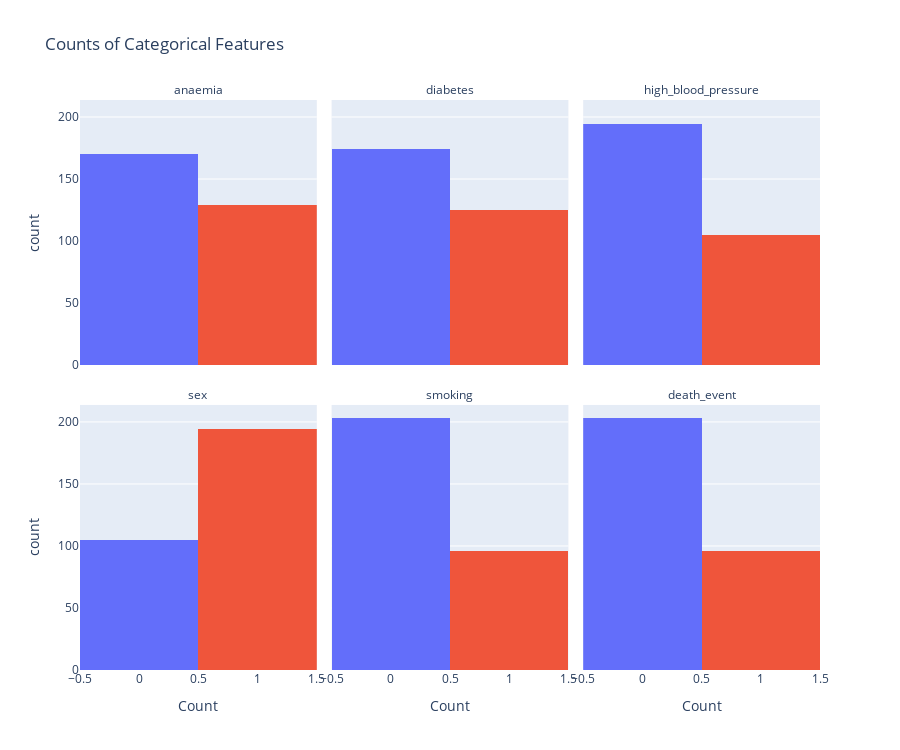

The code cell stored with this chart in its notebook:
### Markdown cell above
###  **Categorical Features**

Frequency counts for binary flags and target variable.

### Code cell
categorical_cols = ["anaemia","diabetes","high_blood_pressure","sex","smoking","death_event"]
df_cat = df[categorical_cols].melt(var_name="Feature", value_name="Count")
fig_cat = px.histogram(
    df_cat, x="Count",
    color="Count",
    facet_col="Feature", facet_col_wrap=3,
    title="Counts of Categorical Features",
    height=750
)
fig_cat.for_each_annotation(lambda ann: ann.update(text=ann.text.split("=")[-1]))
fig_cat.update_layout(showlegend=False)
fig_cat.show()

### Figure 1 — Plotly figure (JSON) as saved in the notebook; plotly's stock layout.template omitted (floating-point values rounded to 4 significant figures; data arrays with more than 128 entries replaced by an {"elided": "..."} marker saying what was removed)
{"data": [{"alignmentgroup": "True", "bingroup": "x", "hovertemplate": "Count=%{x}<br>Feature=anaemia<br>count=%{y}<extra></extra>", "legendgroup": "0", "marker": {"color": "#636efa", "pattern": {"shape": ""}}, "name": "0", "offsetgroup": "0", "orientation": "v", "showlegend": true, "type": "histogram", "x": {"elided": "170 int values"}, "xaxis": "x4", "yaxis": "y4"}, {"alignmentgroup": "True", "bingroup": "x", "hovertemplate": "Count=%{x}<br>Feature=diabetes<br>count=%{y}<extra></extra>", "legendgroup": "0", "marker": {"color": "#636efa", "pattern": {"shape": ""}}, "name": "0", "offsetgroup": "0", "orientation": "v", "showlegend": false, "type": "histogram", "x": {"elided": "174 int values"}, "xaxis": "x5", "yaxis": "y5"}, {"alignmentgroup": "True", "bingroup": "x", "hovertemplate": "Count=%{x}<br>Feature=high_blood_pressure<br>count=%{y}<extra></extra>", "legendgroup": "0", "marker": {"color": "#636efa", "pattern": {"shape": ""}}, "name": "0", "offsetgroup": "0", "orientation": "v", "showlegend": false, "type": "histogram", "x": {"elided": "194 int values"}, "xaxis": "x6", "yaxis": "y6"}, {"alignmentgroup": "True", "bingroup": "x", "hovertemplate": "Count=%{x}<br>Feature=sex<br>count=%{y}<extra></extra>", "legendgroup": "0", "marker": {"color": "#636efa", "pattern": {"shape": ""}}, "name": "0", "offsetgroup": "0", "orientation": "v", "showlegend": false, "type": "histogram", "x": [0, 0, 0, 0, 0, 0, 0, 0, 0, 0, 0, 0, 0, 0, 0, 0, 0, 0, 0, 0, 0, 0, 0, 0, 0, 0, 0, 0, 0, 0, 0, 0, 0, 0, 0, 0, 0, 0, 0, 0, 0, 0, 0, 0, 0, 0, 0, 0, 0, 0, 0, 0, 0, 0, 0, 0, 0, 0, 0, 0, 0, 0, 0, 0, 0, 0, 0, 0, 0, 0, 0, 0, 0, 0, 0, 0, 0, 0, 0, 0, 0, 0, 0, 0, 0, 0, 0, 0, 0, 0, 0, 0, 0, 0, 0, 0, 0, 0, 0, 0, 0, 0, 0, 0, 0], "xaxis": "x", "yaxis": "y"}, {"alignmentgroup": "True", "bingroup": "x", "hovertemplate": "Count=%{x}<br>Feature=smoking<br>count=%{y}<extra></extra>", "legendgroup": "0", "marker": {"color": "#636efa", "pattern": {"shape": ""}}, "name": "0", "offsetgroup": "0", "orientation": "v", "showlegend": false, "type": "histogram", "x": {"elided": "203 int values"}, "xaxis": "x2", "yaxis": "y2"}, {"alignmentgroup": "True", "bingroup": "x", "hovertemplate": "Count=%{x}<br>Feature=death_event<br>count=%{y}<extra></extra>", "legendgroup": "0", "marker": {"color": "#636efa", "pattern": {"shape": ""}}, "name": "0", "offsetgroup": "0", "orientation": "v", "showlegend": false, "type": "histogram", "x": {"elided": "203 int values"}, "xaxis": "x3", "yaxis": "y3"}, {"alignmentgroup": "True", "bingroup": "x", "hovertemplate": "Count=%{x}<br>Feature=anaemia<br>count=%{y}<extra></extra>", "legendgroup": "1", "marker": {"color": "#EF553B", "pattern": {"shape": ""}}, "name": "1", "offsetgroup": "1", "orientation": "v", "showlegend": true, "type": "histogram", "x": {"elided": "129 int values"}, "xaxis": "x4", "yaxis": "y4"}, {"alignmentgroup": "True", "bingroup": "x", "hovertemplate": "Count=%{x}<br>Feature=diabetes<br>count=%{y}<extra></extra>", "legendgroup": "1", "marker": {"color": "#EF553B", "pattern": {"shape": ""}}, "name": "1", "offsetgroup": "1", "orientation": "v", "showlegend": false, "type": "histogram", "x": [1, 1, 1, 1, 1, 1, 1, 1, 1, 1, 1, 1, 1, 1, 1, 1, 1, 1, 1, 1, 1, 1, 1, 1, 1, 1, 1, 1, 1, 1, 1, 1, 1, 1, 1, 1, 1, 1, 1, 1, 1, 1, 1, 1, 1, 1, 1, 1, 1, 1, 1, 1, 1, 1, 1, 1, 1, 1, 1, 1, 1, 1, 1, 1, 1, 1, 1, 1, 1, 1, 1, 1, 1, 1, 1, 1, 1, 1, 1, 1, 1, 1, 1, 1, 1, 1, 1, 1, 1, 1, 1, 1, 1, 1, 1, 1, 1, 1, 1, 1, 1, 1, 1, 1, 1, 1, 1, 1, 1, 1, 1, 1, 1, 1, 1, 1, 1, 1, 1, 1, 1, 1, 1, 1, 1], "xaxis": "x5", "yaxis": "y5"}, {"alignmentgroup": "True", "bingroup": "x", "hovertemplate": "Count=%{x}<br>Feature=high_blood_pressure<br>count=%{y}<extra></extra>", "legendgroup": "1", "marker": {"color": "#EF553B", "pattern": {"shape": ""}}, "name": "1", "offsetgroup": "1", "orientation": "v", "showlegend": false, "type": "histogram", "x": [1, 1, 1, 1, 1, 1, 1, 1, 1, 1, 1, 1, 1, 1, 1, 1, 1, 1, 1, 1, 1, 1, 1, 1, 1, 1, 1, 1, 1, 1, 1, 1, 1, 1, 1, 1, 1, 1, 1, 1, 1, 1, 1, 1, 1, 1, 1, 1, 1, 1, 1, 1, 1, 1, 1, 1, 1, 1, 1, 1, 1, 1, 1, 1, 1, 1, 1, 1, 1, 1, 1, 1, 1, 1, 1, 1, 1, 1, 1, 1, 1, 1, 1, 1, 1, 1, 1, 1, 1, 1, 1, 1, 1, 1, 1, 1, 1, 1, 1, 1, 1, 1, 1, 1, 1], "xaxis": "x6", "yaxis": "y6"}, {"alignmentgroup": "True", "bingroup": "x", "hovertemplate": "Count=%{x}<br>Feature=sex<br>count=%{y}<extra></extra>", "legendgroup": "1", "marker": {"color": "#EF553B", "pattern": {"shape": ""}}, "name": "1", "offsetgroup": "1", "orientation": "v", "showlegend": false, "type": "histogram", "x": {"elided": "194 int values"}, "xaxis": "x", "yaxis": "y"}, {"alignmentgroup": "True", "bingroup": "x", "hovertemplate": "Count=%{x}<br>Feature=smoking<br>count=%{y}<extra></extra>", "legendgroup": "1", "marker": {"color": "#EF553B", "pattern": {"shape": ""}}, "name": "1", "offsetgroup": "1", "orientation": "v", "showlegend": false, "type": "histogram", "x": [1, 1, 1, 1, 1, 1, 1, 1, 1, 1, 1, 1, 1, 1, 1, 1, 1, 1, 1, 1, 1, 1, 1, 1, 1, 1, 1, 1, 1, 1, 1, 1, 1, 1, 1, 1, 1, 1, 1, 1, 1, 1, 1, 1, 1, 1, 1, 1, 1, 1, 1, 1, 1, 1, 1, 1, 1, 1, 1, 1, 1, 1, 1, 1, 1, 1, 1, 1, 1, 1, 1, 1, 1, 1, 1, 1, 1, 1, 1, 1, 1, 1, 1, 1, 1, 1, 1, 1, 1, 1, 1, 1, 1, 1, 1, 1], "xaxis": "x2", "yaxis": "y2"}, {"alignmentgroup": "True", "bingroup": "x", "hovertemplate": "Count=%{x}<br>Feature=death_event<br>count=%{y}<extra></extra>", "legendgroup": "1", "marker": {"color": "#EF553B", "pattern": {"shape": ""}}, "name": "1", "offsetgroup": "1", "orientation": "v", "showlegend": false, "type": "histogram", "x": [1, 1, 1, 1, 1, 1, 1, 1, 1, 1, 1, 1, 1, 1, 1, 1, 1, 1, 1, 1, 1, 1, 1, 1, 1, 1, 1, 1, 1, 1, 1, 1, 1, 1, 1, 1, 1, 1, 1, 1, 1, 1, 1, 1, 1, 1, 1, 1, 1, 1, 1, 1, 1, 1, 1, 1, 1, 1, 1, 1, 1, 1, 1, 1, 1, 1, 1, 1, 1, 1, 1, 1, 1, 1, 1, 1, 1, 1, 1, 1, 1, 1, 1, 1, 1, 1, 1, 1, 1, 1, 1, 1, 1, 1, 1, 1], "xaxis": "x3", "yaxis": "y3"}], "layout": {"annotations": [{"font": {}, "showarrow": false, "text": "sex", "x": 0.16, "xanchor": "center", "xref": "paper", "y": 0.465, "yanchor": "bottom", "yref": "paper"}, {"font": {}, "showarrow": false, "text": "smoking", "x": 0.5, "xanchor": "center", "xref": "paper", "y": 0.465, "yanchor": "bottom", "yref": "paper"}, {"font": {}, "showarrow": false, "text": "death_event", "x": 0.84, "xanchor": "center", "xref": "paper", "y": 0.465, "yanchor": "bottom", "yref": "paper"}, {"font": {}, "showarrow": false, "text": "anaemia", "x": 0.16, "xanchor": "center", "xref": "paper", "y": 1.0, "yanchor": "bottom", "yref": "paper"}, {"font": {}, "showarrow": false, "text": "diabetes", "x": 0.5, "xanchor": "center", "xref": "paper", "y": 1.0, "yanchor": "bottom", "yref": "paper"}, {"font": {}, "showarrow": false, "text": "high_blood_pressure", "x": 0.84, "xanchor": "center", "xref": "paper", "y": 1.0, "yanchor": "bottom", "yref": "paper"}], "barmode": "relative", "height": 750, "legend": {"title": {"text": "Count"}, "tracegroupgap": 0}, "showlegend": false, "title": {"text": "Counts of Categorical Features"}, "xaxis": {"anchor": "y", "categoryarray": [0, 1], "categoryorder": "array", "domain": [0, 0.32], "title": {"text": "Count"}}, "xaxis2": {"anchor": "y2", "categoryarray": [0, 1], "categoryorder": "array", "domain": [0.34, 0.66], "matches": "x", "title": {"text": "Count"}}, "xaxis3": {"anchor": "y3", "categoryarray": [0, 1], "categoryorder": "array", "domain": [0.68, 1.0], "matches": "x", "title": {"text": "Count"}}, "xaxis4": {"anchor": "y4", "domain": [0, 0.32], "matches": "x", "showticklabels": false}, "xaxis5": {"anchor": "y5", "domain": [0.34, 0.66], "matches": "x", "showticklabels": false}, "xaxis6": {"anchor": "y6", "domain": [0.68, 1.0], "matches": "x", "showticklabels": false}, "yaxis": {"anchor": "x", "domain": [0, 0.465], "title": {"text": "count"}}, "yaxis2": {"anchor": "x2", "domain": [0, 0.465], "matches": "y", "showticklabels": false}, "yaxis3": {"anchor": "x3", "domain": [0, 0.465], "matches": "y", "showticklabels": false}, "yaxis4": {"anchor": "x4", "domain": [0.535, 1.0], "matches": "y", "title": {"text": "count"}}, "yaxis5": {"anchor": "x5", "domain": [0.535, 1.0], "matches": "y", "showticklabels": false}, "yaxis6": {"anchor": "x6", "domain": [0.535, 1.0], "matches": "y", "showticklabels": false}}}
